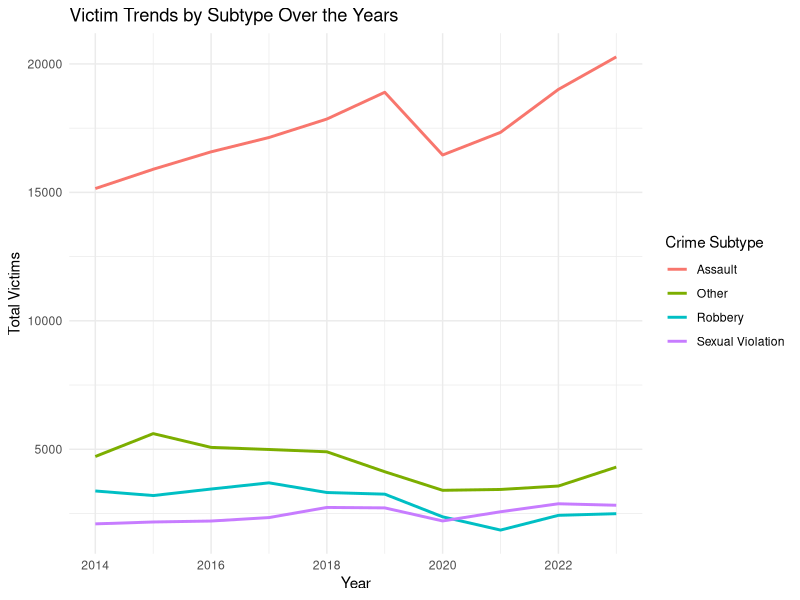
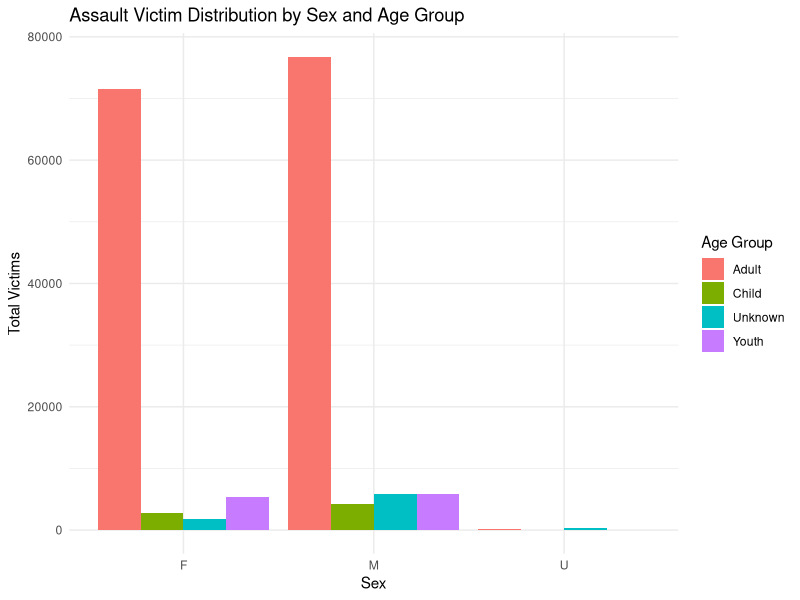
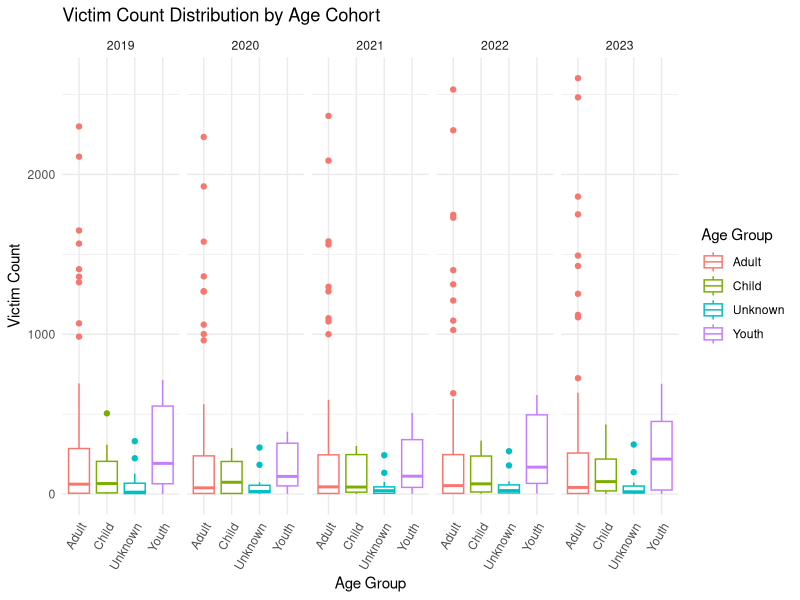

These figures' R source, in order: (Note: this script raises an error after producing the figures.)
#### Preamble ####
# Purpose: Generate the data visualizations and tables as in the paper.
# Author: Huayan Yu
# Date: 24 September 2024
# Contact: huayan.yu@mail.utoronto.ca
# License: MIT
# Pre-requisites: Libraries `tidyverse` and `knitr` installed

#### Workspace setup ####
library(ggplot2)
library(dplyr)
library(knitr)

# Load the data
data <- read.csv("data/raw_data/toronto_crime_victims_raw.csv")

# Convert necessary columns to factors
data$CATEGORY <- as.factor(data$CATEGORY)
data$SEX <- as.factor(data$SEX)
data$AGE_COHORT <- as.factor(data$AGE_COHORT)
data$AGE_GROUP <- as.factor(data$AGE_GROUP)
data$SUBTYPE <- as.factor(data$SUBTYPE)
data$ASSAULT_SUBTYPE <- as.factor(data$ASSAULT_SUBTYPE)


#### Visualizations with ggplot2 ####
# Visualization 1: a line chart of victim subtypes by year (2014 - 2023) 
# Aggregate data by year and subtypes
category_vs_year <- data %>%
  group_by(REPORT_YEAR, SUBTYPE) %>%
  summarize(Total_Count = sum(COUNT_))

# Create line plot
vis1 <- ggplot(category_vs_year, aes(x=REPORT_YEAR, y=Total_Count, color=SUBTYPE)) +
  geom_line(linewidth=1) +
  labs(title="Victim Trends by Subtype Over the Years",
       x="Year", y="Total Victims", color="Crime Subtype") +
  theme_minimal()
vis1

# Visualization 2: a bar chart of assault victim distribution by sex
# Aggregate data by sex and filtered on assault subtype
assault_victim_by_sex_age <- data %>%
  filter(SUBTYPE == "Assault") %>%
  group_by(SEX, AGE_GROUP) %>%
  summarize(Total_Count = sum(COUNT_))

# Create bar plot
vis2 <- ggplot(assault_victim_by_sex_age, aes(x = SEX, y = Total_Count, fill = AGE_GROUP)) +
  geom_bar(stat = "identity", position = "dodge") +
  labs(title = "Assault Victim Distribution by Sex and Age Group",
       x = "Sex", y = "Total Victims",
       fill = "Age Group") +
  theme_minimal()
vis2

# Visualization 3: side-by-side boxplot for victims by age groups over year (last 5 years)
vis3 <- ggplot(data %>% filter(REPORT_YEAR >= 2019), 
               aes(x = AGE_GROUP, y = COUNT_, color = AGE_GROUP)) +
  geom_boxplot() +
  labs(title = "Victim Count Distribution by Age Cohort", 
       x = "Age Group", y = "Victim Count", color = "Age Group") +
  theme_minimal() +
  theme(axis.text.x = element_text(angle = 60, hjust = 1)) +
  facet_grid(~ REPORT_YEAR)
vis3


#### Table creations with knitr ####
# Table 0: data summarization table
# Replace NA values with empty strings for the selected columns
summary_data <- summary(data[,c(3, 4, 6, 8)])
summary_df <- as.data.frame.matrix(summary_data)
summary_df[is.na(summary_df)] <- ""
kable(summary_df, caption = "Number of Records in Each Categorical Variable", row.names = FALSE)

# Table 1: proportion of victims by category, year, and sex
proportion_sex_year <- data %>%
  filter(REPORT_YEAR >= 2019) %>%
  group_by(REPORT_YEAR, SEX) %>%
  summarize(Total_Count = sum(COUNT_)) %>%
  group_by(REPORT_YEAR) %>%
  mutate(Proportion = round(Total_Count / sum(Total_Count), 3))
kable(proportion_sex_year, caption = "Proportion of Victims by Category, Year, and Sex")


# Table 2: the top 5 most common subtypes of victims for each year
top_subtypes_by_year <- data %>%
  group_by(SUBTYPE, REPORT_YEAR) %>%
  summarize(Total_Count = sum(COUNT_)) %>%
  arrange(desc(Total_Count)) %>%
  group_by(REPORT_YEAR) %>%
  top_n(5, Total_Count)

# Reshape the data to have a column for each year
top_subtypes_wide <- top_subtypes_by_year %>%
  pivot_wider(names_from = REPORT_YEAR, values_from = Total_Count, values_fill = 0) %>%
  select(SUBTYPE, `2014`, `2015`, `2016`, `2017`, `2018`, `2019`, `2020`, `2021`, `2022`, `2023`)

# Add a row for total and concatenate
total_row <- top_subtypes_wide %>%
  summarize(across(`2014`:`2023`, sum)) %>%
  mutate(SUBTYPE = "Total")
top_subtypes_with_total <- bind_rows(top_subtypes_wide, total_row)
kable(top_subtypes_with_total, caption = "Top 5 Most Common Victim Subtypes by Year")
